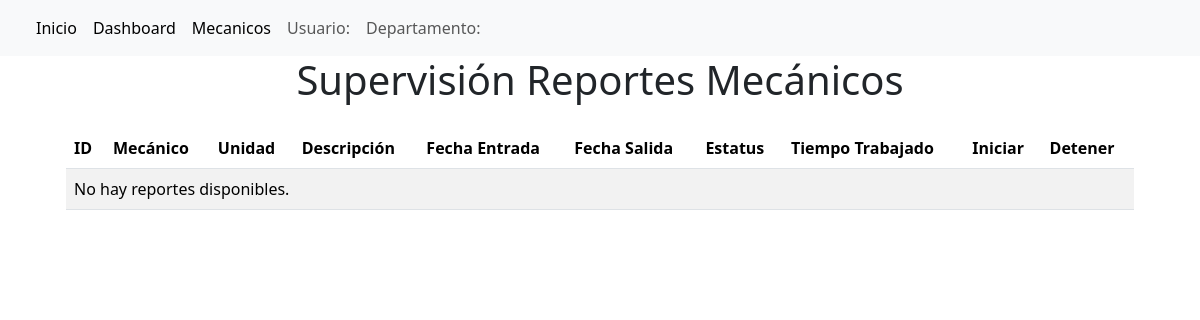
Page /home_supervisor/ on the earlier database version.
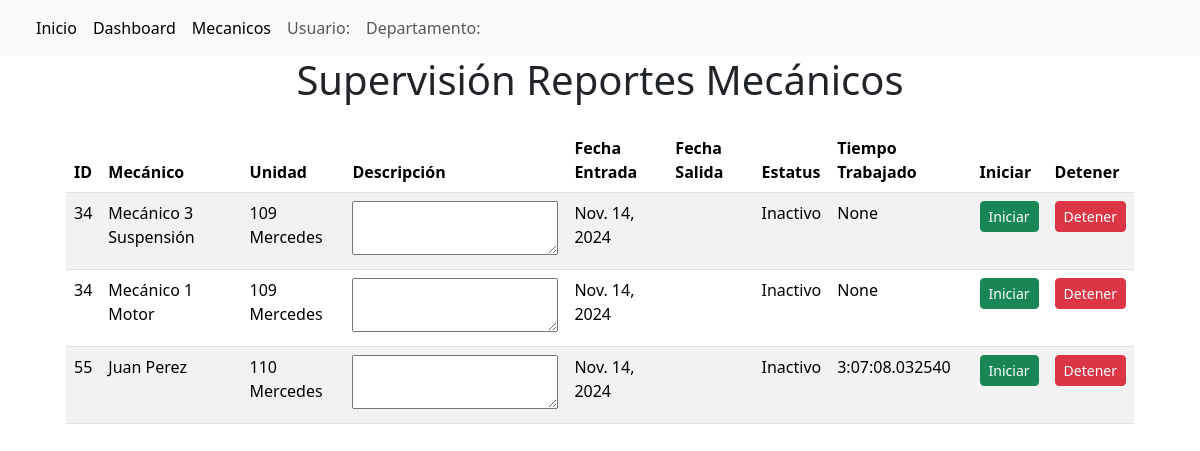
Same page on the later database version.
### reporte_operaciones/models.py (models this page shows, shortened)
class ReporteMecanico(models.Model):
    id_mecanico = models.ForeignKey('UsuarioAutocar',on_delete=models.CASCADE)
    reporte_reparacion = models.ForeignKey('ReporteReparacion', on_delete=models.CASCADE, default=None)
    reparacion_selecionada = models.ManyToManyField('Reparacion',related_name='reparaciones',blank=True)
    estatus = models.CharField(default='Inactivo', max_length=15, blank=True,null=True)
    fecha_inicio = models.DateField(default=None, blank=True,null=True)
    hora_inicio = models.TimeField(default=None,blank=True,null=True)
    fecha_terminado = models.DateTimeField(default=None,blank=True,null=True)
    hora_termiando = models.TimeField(default=None,blank=True,null=True)
    tiempo_acumulado = models.DurationField(default=None,blank=True,null=True)

class ReporteReparacion(models.Model):
    id_reparacion = models.AutoField(primary_key=True)
    id_entrada = models.ForeignKey('ReporteEntrada',on_delete=models.CASCADE)
    id_reporte_mecanico = models.ManyToManyField('ReporteMecanico', blank=True)
    estacion = models.ForeignKey('Estacion',on_delete=models.PROTECT,default=None,null=True)
    tipo_entrada = models.CharField(
        max_length=20,
        choices=TipoIngreso.choices(),
        default='Sin Asignar'
    )
    estatus = models.CharField(
        max_length=20,
        choices=EstatusReporte.choices(),
        default = 'Pendiente',
    )
    def __str__(self):
        return str(self.id_reparacion)

class UsuarioAutocar(AbstractUser):
    departamento = models.CharField(
        max_length=20,
        choices=Departamento.choices()
    )
    especialidad = models.CharField(
        max_length=20,
        choices=Especialidad.choices(),
        blank=True,
        null=True
    )
    def __str__(self):
        return f"{self.first_name} {self.last_name} "

class ReporteEntrada(models.Model):
    id_reporte = models.AutoField(primary_key=True)
    conductor = models.ForeignKey('Conductor', on_delete=models.DO_NOTHING)
    reporte_usuario = models.ForeignKey('UsuarioAutocar',on_delete=models.DO_NOTHING)
    fecha_entrada = models.DateField(auto_now_add=True)
    fecha_terminado = models.DateField(null=True, blank=True, default=None)
    unidad = models.ForeignKey('Vehiculos', on_delete=models.DO_NOTHING)
    descripción_incidente = models.TextField(max_length=255)
    kilometraje_nuevo = models.IntegerField()

class Vehiculos(models.Model):
    id_vehiculo = models.AutoField(primary_key=True)  # Corrigiendo el error con primary_key
    numero_unidad = models.CharField(max_length=30)  # Agregar max_length
    modelo_unidad = models.CharField(max_length=30)
    año_unidad = models.CharField(max_length=30)
    zona_unidad = models.CharField(
        max_length=20,
        choices=ZonaVehiculos.choices()
    )
    kilometraje = models.IntegerField()
    def __str__(self):
        return f"{self.numero_unidad} {self.modelo_unidad}"

### reporte_operaciones/views.py (the view)
# urls.py: path('home_supervisor/', views.home_supervisor, name='home_supervisor'),
def home_supervisor(request):
    reportes = ReporteReparacion.objects.filter(estatus ='Activo') | ReporteReparacion.objects.filter(estatus ='Suspendido')
    contex  = {
        'reportes' : reportes
    }
    return render(request,'reporte_operaciones/home_sup_mecanico.html',contex)

### reporte_operaciones/context_processors.py (called while the page is built)
def user_info(request):
    if request.user.is_authenticated:
        return {
            'departamento_usuario': request.user.departamento,  # Asumiendo que tienes un campo departamento en tu modelo de usuario.
            'usuario_logueado': request.user.username
        }
    return {}

### reporte_operaciones/templates/reporte_operaciones/home_sup_mecanico.html (shortened to what this page needs)
{%extends "reporte_operaciones/base_template.html"%}
{%block navbar %}
<a class="nav-link active" aria-current="page" href="/home_supervisor/">Inicio</a>
<a class="nav-link active" aria-current="page" href="/home_dashboard/">Dashboard</a>
<a class="nav-link active" aria-current="page" href="/home_dashboard_dos/">Mecanicos</a>
<a class="nav-link">Usuario: {{usuario_logueado}}</a>
<a class="nav-link">Departamento: {{departamento_usuario}}</a>
{%endblock%}
{% block contenido %}
<div class="contain text-center">
    <h1>Supervisión Reportes Mecánicos</h1>
</div>
<div class="container">
    <div class="m-4 d-flex justify-content-center align-items-center">
        <table class ="table table-striped">
            <thead>
                <tr>
                    <th>ID</th>
                    <th>Mecánico</th>
                    <th>Unidad</th>
                    <th>Descripción</th>
                    <th>Fecha Entrada</th>
                    <th>Fecha Salida</th>
                    <th>Estatus</th>
                    <th>Tiempo Trabajado</th>
                    <th>Iniciar</th>
                    <th>Detener</th>
                </tr>
            </thead>
            <tbody>
                {% for reporte in reportes %}
                    {% for reporte_mecanico in reporte.id_reporte_mecanico.all %}
                    <tr >
                        <td>{{reporte_mecanico.reporte_reparacion}}</td>
                        <td>{{reporte_mecanico.id_mecanico}}</td>
                        <td>{{reporte_mecanico.reporte_reparacion.id_entrada.unidad}}</td>
                        <td><textarea maxlength="30">{{reporte_mecanico.reporte_reparacion.id_entrada.descripcion_incidente }}</textarea></td>
                        <td>{{reporte_mecanico.reporte_reparacion.id_entrada.fecha_entrada}}</td>
                        <td>{{reporte_mecanico.reporte_reparacion.id_entrada.fechas_terminado}}</td>
                        <td>{{reporte_mecanico.estatus}}</td>
                        <td>{{reporte_mecanico.tiempo_acumulado}}</td>
                        <td>
                            <form method="POST" action="{%url 'iniciar_trabajo' reporte_mecanico.id%}">
                                <button class="btn btn-success btn-sm" type="submit">Iniciar</button>
                            </form>
                        </td>
                        <td>
                            <form method="POST" action="{%url 'detener_trabajo' reporte_mecanico.id%}">
                                <button class="btn btn-danger btn-sm" type="submit">Detener</button>
                            </form>
                        </td>
                    </tr>
                    {% endfor %}
                {% empty %}
                <tr>
                    <td colspan="12">No hay reportes disponibles.</td>
                </tr>
                {% endfor %}
            </tbody>
        </table>
    </div>
</div>
{%endblock%}

Differences in the rows shown:
added ReporteMecanico: reporte_reparacion "34", id_mecanico "Mecánico 3 Suspensión", reporte_reparacion.id_entrada.unidad "109 Mercedes", reporte_reparacion.id_entrada.fecha_entrada "Nov. 14, 2024", estatus "Inactivo", tiempo_acumulado "None"
added ReporteMecanico: reporte_reparacion "34", id_mecanico "Mecánico 1 Motor", reporte_reparacion.id_entrada.unidad "109 Mercedes", reporte_reparacion.id_entrada.fecha_entrada "Nov. 14, 2024", estatus "Inactivo", tiempo_acumulado "None"
added ReporteMecanico: reporte_reparacion "55", id_mecanico "Juan Perez", reporte_reparacion.id_entrada.unidad "110 Mercedes", reporte_reparacion.id_entrada.fecha_entrada "Nov. 14, 2024", estatus "Inactivo", tiempo_acumulado "3:07:08.032540"
Other differences:
text no longer shown: "No hay reportes disponibles."
